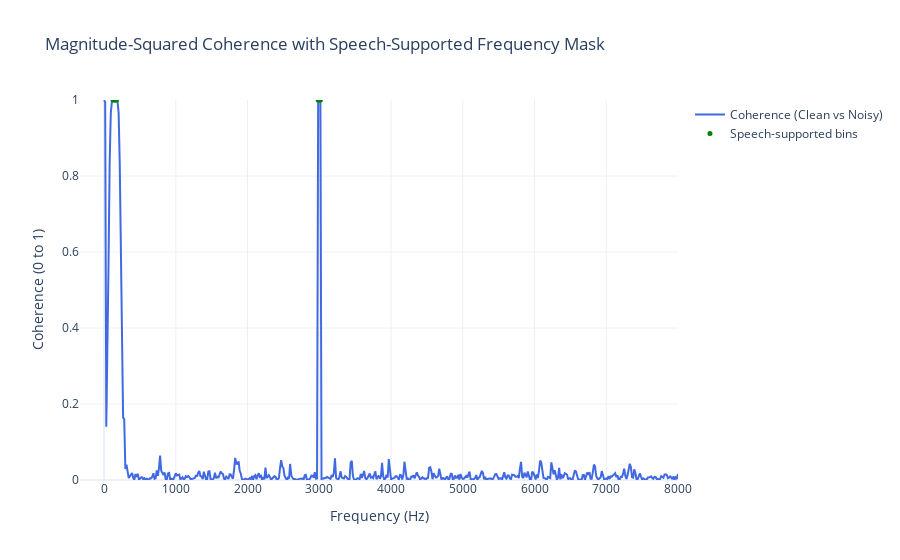

Notebook cell for this chart:
### Markdown cell above
============================================================================
SECTION 3: MAGNITUDE-SQUARED COHERENCE (CLEAN vs NOISY)
============================================================================
Why coherence?
  - Measures how linearly predictable one signal is from another at each frequency.
  - Values near 1 → clean and noisy share phase+amplitude structure; near 0 → structure is decorrelated.

How it works:
  - Compute cross-spectrum C_xy(f) and auto-spectra P_xx(f), P_yy(f) with Welch averaging.
  - Coherence = |C_xy|^2 / (P_xx P_yy) ∈ [0,1]; normalization removes absolute gain differences.
  - We mask bins where clean P_xx is tiny to avoid interpreting noise-only regions.

Why it works:
  - High coherence implies stable phase relationship and shared energy over time.
  - Even if noise raises the floor, consistent speech structure keeps cross-spectrum aligned.
  - Low coherence signals structural damage (nonlinear distortion, heavy reverberation, or interfering talkers).

Where it's useful (real-world):
  - Multi-mic arrays: check mic alignment, detect failed or mis-positioned capsules, steer beamformers.
  - Recording chains: verify analog + digital paths stay phase-aligned across channels.
  - Robustness checks: locate frequency bands where denoising or ASR will struggle due to decorrelation.

What to look for here:
  - Broad high-coherence band → speech structure preserved.
  - Low/no coherence in speech band → broadband noise or structural corruption.
  - Patchy coherence → reverberation or narrowband interferers.

============================================================================

### Code cell
import numpy as np
from scipy import signal
import plotly.graph_objects as go

# ---------------------------------------------------------------------------
# Coherence pipeline: measure linear predictability of noisy_audio from clean_audio
# Steps:
#   1) Compute coherence + clean power for a speech-aware mask
#   2) Extract interpretable features over speech-supported bins
#   3) Visualize coherence and print a rule-based diagnosis
# ---------------------------------------------------------------------------


def compute_coherence(clean_audio, noisy_audio, sample_rate):
    """
    Computes magnitude-squared coherence and clean power spectrum.

    Coherence: linear predictability of noisy_audio from clean_audio
    Pxx: used to ignore frequency bins where clean signal has no energy
    """

    # Ensure equal length so Welch segments align
    min_len = min(len(clean_audio), len(noisy_audio))
    clean_audio = clean_audio[:min_len]
    noisy_audio = noisy_audio[:min_len]

    # Magnitude-squared coherence with Welch averaging (Hann window, 50% overlap)
    freqs, coh = signal.coherence(
        clean_audio,
        noisy_audio,
        fs=sample_rate,
        nperseg=1024,
        noverlap=512,
        window="hann",
    )

    # Clean-signal power spectrum for gating out noise-only bins
    _, Pxx = signal.welch(
        clean_audio, fs=sample_rate, nperseg=1024, noverlap=512, window="hann"
    )

    return freqs, coh, Pxx


def extract_coherence_features(freqs, coh, Pxx):
    """
    Extracts interpretable coherence features only where speech exists.
    """

    # Speech-dominant band for typical voice content
    speech_band = (freqs >= 100) & (freqs <= 4000)

    # Ignore bins with negligible clean-signal energy
    power_threshold = 0.01 * np.max(Pxx)
    valid_bins = speech_band & (Pxx > power_threshold)

    if not np.any(valid_bins):
        return {
            "mean": 0.0,
            "median": 0.0,
            "std": 0.0,
            "low_fraction": 1.0,
            "high_fraction": 0.0,
            "valid_bins": valid_bins,
        }

    coh_valid = coh[valid_bins]

    return {
        "mean": float(np.mean(coh_valid)),
        "median": float(np.median(coh_valid)),
        "std": float(np.std(coh_valid)),
        "low_fraction": float(np.mean(coh_valid < 0.2)),
        "high_fraction": float(np.mean(coh_valid > 0.6)),
        "valid_bins": valid_bins,
    }


def plot_coherence(freqs, coh, Pxx, valid_bins):
    """
    Plots coherence and highlights frequency regions where speech exists.

    Blue  : coherence curve
    Green : bins where clean speech has energy and coherence is meaningful
    """

    fig = go.Figure()

    # Full coherence curve
    fig.add_trace(
        go.Scatter(
            x=freqs,
            y=coh,
            mode="lines",
            name="Coherence (Clean vs Noisy)",
            line=dict(color="royalblue"),
        )
    )

    # Highlight bins where clean signal has energy (speech-supported bins)
    fig.add_trace(
        go.Scatter(
            x=freqs[valid_bins],
            y=coh[valid_bins],
            mode="markers",
            name="Speech-supported bins",
            marker=dict(color="green", size=5),
        )
    )

    fig.update_layout(
        title="Magnitude-Squared Coherence with Speech-Supported Frequency Mask",
        xaxis_title="Frequency (Hz)",
        yaxis_title="Coherence (0 to 1)",
        yaxis=dict(range=[0, 1]),
        template="plotly_white",
    )

    fig.show()


def interpret_coherence(features):
    """
    Diagnoses degradation type using coherence structure.
    """

    print("=== Coherence-Based Structural Diagnosis ===")

    print(f"Mean coherence (speech-supported): {features['mean']:.2f}")
    print(f"Median coherence: {features['median']:.2f}")
    print(f"High-coherence fraction (>0.6): {features['high_fraction']:.2f}")
    print(f"Low-coherence fraction (<0.2): {features['low_fraction']:.2f}")
    print(f"Spectral variability (std): {features['std']:.2f}")

    # Simple rule-based diagnosis for illustrative degradation categories
    if (
        features["mean"] < 0.3
        and features["std"] < 0.15
        and features["low_fraction"] > 0.6
    ):
        print("Diagnosis: Additive broadband noise.")
        print("• Speech structure is present but masked.")
        print("• Low coherence is expected here.")
        print("• Classical and neural denoising are appropriate.")
        return

    if features["high_fraction"] > 0.4 and features["median"] > 0.5:
        print("Diagnosis: Speech structure largely preserved.")
        print("• Noise is weak, correlated, or spectrally limited.")
        print("• ASR and downstream tasks should perform well.")
        return

    if (
        features["mean"] < 0.2
        and features["std"] > 0.25
        and features["high_fraction"] < 0.1
    ):
        print("Diagnosis: Structural or nonlinear speech damage.")
        print("• Speech is not linearly recoverable.")
        print("• Classical denoising will fail.")
        return

    print("Diagnosis: Mixed or ambiguous degradation.")
    print("• Combine coherence with SNR, SI-SNR, or modulation features.")


# --- Run the coherence analysis end-to-end ---
freqs, coh, Pxx = compute_coherence(clean_audio, noisy_audio, sample_rate)

features = extract_coherence_features(freqs, coh, Pxx)

plot_coherence(freqs, coh, Pxx, features["valid_bins"])

interpret_coherence(features)

### Figure 1 — Plotly figure (JSON) as saved in the notebook; plotly's stock layout.template omitted (floating-point values rounded to 4 significant figures; data arrays with more than 128 entries replaced by an {"elided": "..."} marker saying what was removed)
{"data": [{"line": {"color": "royalblue"}, "mode": "lines", "name": "Coherence (Clean vs Noisy)", "type": "scatter", "x": {"elided": "513 float values"}, "y": {"elided": "513 float values"}}, {"marker": {"color": "green", "size": 5}, "mode": "markers", "name": "Speech-supported bins", "type": "scatter", "x": [125.0, 140.6, 156.2, 171.9, 2984.0, 3000.0, 3016.0], "y": [0.9999, 1.0, 1.0, 1.0, 1.0, 1.0, 1.0]}], "layout": {"title": {"text": "Magnitude-Squared Coherence with Speech-Supported Frequency Mask"}, "xaxis": {"title": {"text": "Frequency (Hz)"}}, "yaxis": {"range": [0, 1], "title": {"text": "Coherence (0 to 1)"}}}}
